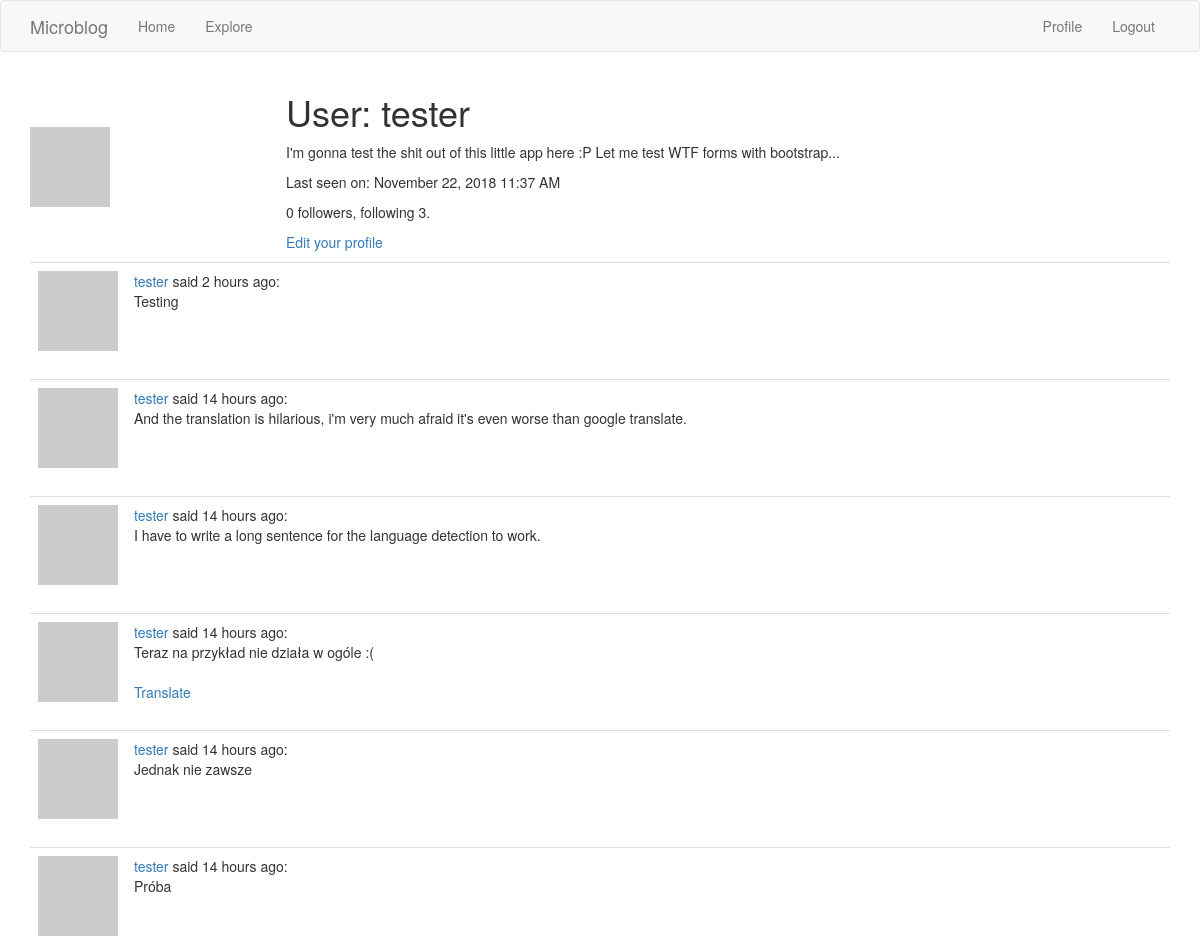
Before: /user/tester (signed in, upper part) with the older database file.
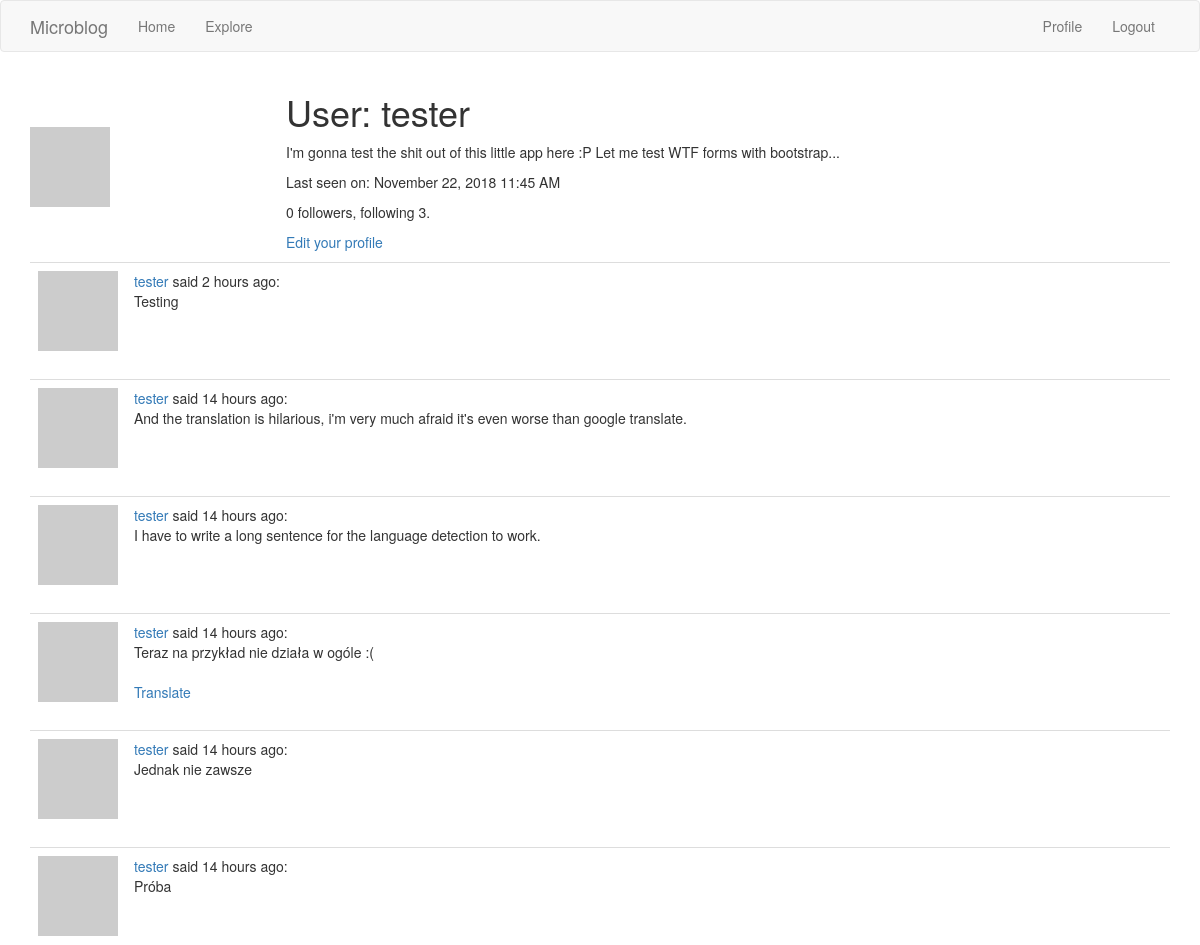
After: the same page with the newer database file.
### app/models.py (models this page shows, shortened)
class User(UserMixin, db.Model):
    id = db.Column(db.Integer, primary_key=True)
    username = db.Column(db.String(64), index=True, unique=True)
    email = db.Column(db.String(120), index=True, unique=True)
    password_hash = db.Column(db.String(128))
    about_me = db.Column(db.String(140))
    last_seen = db.Column(db.DateTime, default=datetime.utcnow)
    posts = db.relationship('Post', backref='author', lazy='dynamic')
    followed = db.relationship(
        'User', secondary=followers,
        primaryjoin=(followers.c.follower_id == id),
        secondaryjoin=(followers.c.followed_id == id),
        backref=db.backref('followers', lazy='dynamic'), lazy='dynamic')
    def avatar(self, size):
        digest = md5(self.email.lower().encode('utf-8')).hexdigest()
        return 'https://www.gravatar.com/avatar/{}?d=retro&s={}'.format(
            digest, size)

### app/main/routes.py (the view)
@bp.route('/user/<username>')
@login_required
def user(username):
    user = User.query.filter_by(username=username).first_or_404()
    page = request.args.get('page', 1, type=int)
    posts = user.posts.order_by(Post.timestamp.desc()).paginate(
        page, current_app.config['POSTS_PER_PAGE'], False)
    next_url = url_for('main.user', username=user.username, page=posts.next_num) \
        if posts.has_next else None
    prev_url = url_for('main.user', username=user.username, page=posts.prev_num) \
        if posts.has_prev else None
    return render_template('user.html', user=user, posts=posts.items,
                           prev_url=prev_url, next_url=next_url)

### app/main/routes.py (called while the page is built)
@bp.before_app_request
def before_request():
    if current_user.is_authenticated:
        current_user.last_seen = datetime.utcnow()
        db.session.commit()
    g.locale = str(get_locale())

### app/models.py (called while the page is built)
@login.user_loader
def load_user(id):
    return User.query.get(int(id))

### app/main/templates/user.html (shortened to what this page needs)
{% extends "base.html" %}
{% block app_content %}
  <table class="tabe table-hover">
    <tr>
      <td width="256px"><img src="{{ user.avatar(256) }}"></td>
      <td>
        <h1>{{ _('User:') }} {{ user.username }}</h1>
        {% if user.about_me %}
          <p>{{ user.about_me }}</p>
        {% endif %}
        {% if user.last_seen %}
          <p>{{ _('Last seen on:') }} {{ moment(user.last_seen).format('LLL') }}</p>
        {% endif %}
        <p>{{ user.followers.count() }} {{ _('followers, following') }} {{ user.followed.count() }}.</p>
        {% if user == current_user %}
          <p><a href="{{ url_for('main.edit_profile') }}">{{ _('Edit your profile') }}</a></p>
        {% elif not current_user.is_following(user) %}
          <p><a href="{{ url_for('main.follow', username=user.username) }}">{{ _('Follow') }}</a></p>
        {% else %}
          <p><a href="{{ url_for('main.unfollow', username=user.username) }}">{{ _('Unfollow') }}</a></p>
        {% endif %}
      </td>
    </tr>
  </table>
  {% for post in posts %}
    {% include '_post.html' %}
  {% endfor %}
{% endblock %}

Changed rows visible on the page:
changed User "tester": last_seen "November 22, 2018 11:37 AM" → "November 22, 2018 11:45 AM"
